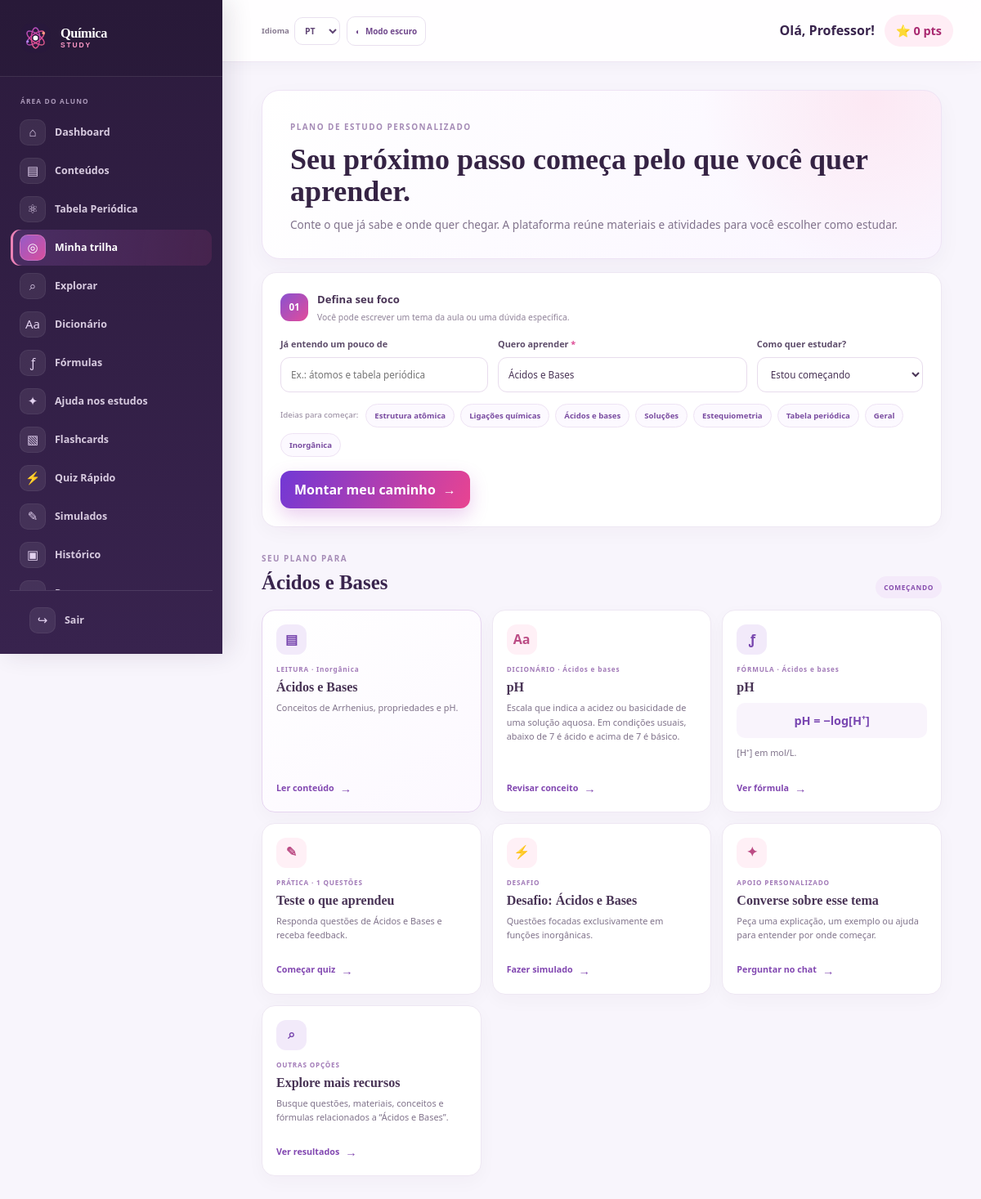
Screenshot of /aluno/trilha.php?preciso=Ácidos e Bases (signed in) with the database file from the repository.
### tables this page shows
CREATE TABLE `usuarios` (
  `id` int(11) NOT NULL,
  `nome` varchar(100) NOT NULL,
  `email` varchar(100) NOT NULL,
  `senha` varchar(255) NOT NULL,
  `tipo` enum('aluno','admin') DEFAULT 'aluno',
  `pontos` int(11) DEFAULT 0,
  `criado_em` timestamp NOT NULL DEFAULT current_timestamp(),
  `avatar_key` varchar(20) NOT NULL DEFAULT 'atom',
  `foto_perfil` varchar(255) DEFAULT NULL
);

CREATE TABLE `conteudos` (
  `id` int(11) NOT NULL,
  `titulo` varchar(150) NOT NULL,
  `resumo` text NOT NULL,
  `conteudo_completo` longtext NOT NULL,
  `categoria` varchar(50) NOT NULL,
  `criado_em` timestamp NOT NULL DEFAULT current_timestamp()
);

CREATE TABLE `simulados` (
  `id` int(11) NOT NULL,
  `titulo` varchar(150) NOT NULL,
  `descricao` text DEFAULT NULL,
  `conteudo_id` int(11) DEFAULT NULL,
  `criado_em` timestamp NOT NULL DEFAULT current_timestamp()
);

### includes/funcoes.php (called while the page is built, shortened)
<?php
function escape($string) {
    return htmlspecialchars($string, ENT_QUOTES, 'UTF-8');
}
?>

### includes/auth.php (called while the page is built, shortened)
<?php
function getUsuarioLogado() {
    if (isset($_SESSION['usuario_id'])) {
        return [
            'id' => $_SESSION['usuario_id'],
            'nome' => $_SESSION['usuario_nome'],
            'tipo' => $_SESSION['usuario_tipo'],
            'pontos' => $_SESSION['usuario_pontos'] ?? 0
        ];
    }
    return null;
}
?>

### includes/formula-data.php (called while the page is built)
<?php
return [
 ['nome'=>'Quantidade de matéria','formula'=>'n = m / M','unidade'=>'n em mol · m em g · M em g/mol','tema'=>'Estequiometria','descricao'=>'Converte massa em quantidade de matéria.'],
 ['nome'=>'Número de partículas','formula'=>'N = n · Nₐ','unidade'=>'N em partículas · n em mol · Nₐ = 6,022 × 10²³ mol⁻¹','tema'=>'Estequiometria','descricao'=>'Relaciona mol à quantidade de átomos, moléculas ou íons.'],
 ['nome'=>'Concentração molar','formula'=>'C = n / V','unidade'=>'C em mol/L · n em mol · V em L','tema'=>'Soluções','descricao'=>'Calcula a quantidade de soluto por volume de solução.'],
 ['nome'=>'Diluição','formula'=>'C₁ · V₁ = C₂ · V₂','unidade'=>'Use a mesma unidade de volume nos dois lados.','tema'=>'Soluções','descricao'=>'Usada quando se adiciona solvente sem alterar a quantidade de soluto.'],
 ['nome'=>'Densidade','formula'=>'d = m / V','unidade'=>'d em g/mL ou g/cm³ · m em g · V em mL ou cm³','tema'=>'Propriedades da matéria','descricao'=>'Massa dividida pelo volume da amostra.'],
 ['nome'=>'Quantidade de calor','formula'=>'Q = m · c · ΔT','unidade'=>'Q em J · m em g · c em J/(g·°C) · ΔT em °C','tema'=>'Termoquímica','descricao'=>'Calcula o calor sensível em mudanças de temperatura sem mudança de estado.'],
 ['nome'=>'Variação de entalpia','formula'=>'ΔH = Hprodutos − Hreagentes','unidade'=>'Geralmente expressa em kJ/mol.','tema'=>'Termoquímica','descricao'=>'ΔH negativo indica processo exotérmico; positivo, endotérmico.'],
 ['nome'=>'Equação de Clapeyron','formula'=>'P · V = n · R · T','unidade'=>'Use unidades compatíveis com R; T sempre em kelvin.','tema'=>'Gases','descricao'=>'Modelo para o comportamento de um gás ideal.'],
 ['nome'=>'pH','formula'=>'pH = −log[H⁺]','unidade'=>'[H⁺] em mol/L.','tema'=>'Ácidos e bases','descricao'=>'Calcula o pH a partir da concentração de íons H⁺.'],
 ['nome'=>'Número de massa','formula'=>'A = Z + n⁰','unidade'=>'A: número de massa · Z: prótons · n⁰: nêutrons','tema'=>'Estrutura atômica','descricao'=>'Soma prótons e nêutrons do núcleo.']
];

### aluno/trilha.php (the view, shortened to what this page needs)
<?php
$titulo_pagina='Minha trilha de aprendizagem'; $css_extra='study-tools.css'; $script_extra='study-path.js'; require_once '../includes/header.php';
$tema=trim((string)($_GET['preciso']??'')); $ja_sei=trim((string)($_GET['ja_sei']??'')); $nivel=(string)($_GET['nivel']??'iniciando');
$nivel=in_array($nivel,['iniciando','revisando','aprofundando'],true)?$nivel:'iniciando';
$categorias=$pdo->query('SELECT DISTINCT categoria FROM conteudos ORDER BY categoria')->fetchAll(PDO::FETCH_COLUMN);
$conteudos=$simulados=[]; $termosEncontrados=$formulasEncontradas=[]; $questoesPorConteudo=[];
if($tema!==''){
 $like='%'.$tema.'%';
 $stmt=$pdo->prepare('SELECT id,titulo,resumo,categoria FROM conteudos WHERE titulo LIKE :q1 OR resumo LIKE :q2 OR categoria LIKE :q3 ORDER BY titulo LIMIT 8');$stmt->execute(['q1'=>$like,'q2'=>$like,'q3'=>$like]);$conteudos=$stmt->fetchAll();
 $termos=require '../includes/dictionary-data.php';$formulas=require '../includes/formula-data.php';
 $contains=static fn($text)=>mb_stripos($text,$tema,0,'UTF-8')!==false;
 $termosEncontrados=array_slice(array_values(array_filter($termos,fn($t)=>$contains($t['termo'].' '.$t['categoria'].' '.$t['definicao']))),0,4);
 $formulasEncontradas=array_slice(array_values(array_filter($formulas,fn($f)=>$contains($f['nome'].' '.$f['tema'].' '.$f['descricao']))),0,4);
 if($conteudos){$ids=array_map(static fn($item)=>(int)$item['id'],$conteudos);$marks=implode(',',array_fill(0,count($ids),'?'));$stmt=$pdo->prepare("SELECT conteudo_id,COUNT(*) AS total FROM questoes WHERE conteudo_id IN ($marks) AND tipo='multipla' GROUP BY conteudo_id");$stmt->execute($ids);foreach($stmt->fetchAll() as $row)$questoesPorConteudo[(int)$row['conteudo_id']]=(int)$row['total'];$stmt=$pdo->prepare("SELECT id,titulo,descricao,conteudo_id FROM simulados WHERE conteudo_id IN ($marks) ORDER BY id DESC");$stmt->execute($ids);$simulados=$stmt->fetchAll();}
}
$searchUrl='explorar.php?q='.rawurlencode($tema);$chatUrl='chat.php?tema='.rawurlencode($tema);
?>
<section class="tools-hero path-hero"><span class="panel-eyebrow">PLANO DE ESTUDO PERSONALIZADO</span><h1>Seu próximo passo começa pelo que você quer aprender.</h1><p>Conte o que já sabe e onde quer chegar. A plataforma reúne materiais e atividades para você escolher como estudar.</p></section>
<form class="path-form" method="GET"><div class="path-form-heading"><span>01</span><div><strong>Defina seu foco</strong><small>Você pode escrever um tema da aula ou uma dúvida específica.</small></div></div><div class="path-fields"><label>Já entendo um pouco de <input name="ja_sei" value="<?= escape($ja_sei) ?>" placeholder="Ex.: átomos e tabela periódica"></label><label><span>Quero aprender <b>*</b></span><input name="preciso" value="<?= escape($tema) ?>" placeholder="Ex.: ligações químicas, pH, mol..." required></label><label>Como quer estudar?<select name="nivel"><option value="iniciando" <?= $nivel==='iniciando'?'selected':'' ?>>Estou começando</option><option value="revisando" <?= $nivel==='revisando'?'selected':'' ?>>Quero revisar e praticar</option><option value="aprofundando" <?= $nivel==='aprofundando'?'selected':'' ?>>Quero me desafiar</option></select></label></div><div class="topic-chips"><span>Ideias para começar:</span><?php foreach(array_slice(array_unique(array_merge(['Estrutura atômica','Ligações químicas','Ácidos e bases','Soluções','Estequiometria','Tabela periódica'],$categorias)),0,8) as $chip): ?><button type="button" data-topic="<?= escape($chip) ?>"><?= escape($chip) ?></button><?php endforeach; ?></div><button class="btn btn-primary path-submit" type="submit">Montar meu caminho <span>→</span></button></form>
<?php if($tema!==''): ?><section class="path-results"><header class="path-results-heading"><div><span class="panel-eyebrow">SEU PLANO PARA</span><h2><?= escape($tema) ?></h2><?php if($ja_sei): ?><p>Partindo do que você já conhece: <strong><?= escape($ja_sei) ?></strong></p><?php endif; ?></div><span class="path-level"><?= $nivel==='iniciando'?'COMEÇANDO':($nivel==='revisando'?'REVISÃO E PRÁTICA':'DESAFIO') ?></span></header>
<div class="path-option-grid">
<?php if($conteudos): foreach($conteudos as $item): ?><article class="path-option path-option-featured"><span class="path-option-icon">▤</span><small>LEITURA · <?= escape($item['categoria']) ?></small><h3><?= escape($item['titulo']) ?></h3><p><?= escape($item['resumo']) ?></p><a href="conteudo.php?id=<?= (int)$item['id'] ?>">Ler conteúdo <b>→</b></a></article><?php endforeach; endif; ?>
<?php if($termosEncontrados): foreach($termosEncontrados as $item): ?><article class="path-option"><span class="path-option-icon pink">Aa</span><small>DICIONÁRIO · <?= escape($item['categoria']) ?></small><h3><?= escape($item['termo']) ?></h3><p><?= escape($item['definicao']) ?></p><a href="dicionario.php?q=<?= rawurlencode($item['termo']) ?>">Revisar conceito <b>→</b></a></article><?php endforeach; endif; ?>
<?php if($formulasEncontradas): foreach($formulasEncontradas as $item): ?><article class="path-option"><span class="path-option-icon">ƒ</span><small>FÓRMULA · <?= escape($item['tema']) ?></small><h3><?= escape($item['nome']) ?></h3><div class="path-formula"><?= escape($item['formula']) ?></div><p><?= escape($item['unidade']) ?></p><a href="formulas.php?q=<?= rawurlencode($item['nome']) ?>">Ver fórmula <b>→</b></a></article><?php endforeach; endif; ?>
<?php foreach($conteudos as $item): if(($questoesPorConteudo[(int)$item['id']]??0)>0): ?><article class="path-option"><span class="path-option-icon pink">✎</span><small>PRÁTICA · <?= (int)$questoesPorConteudo[(int)$item['id']] ?> QUESTÕES</small><h3>Teste o que aprendeu</h3><p>Responda questões de <?= escape($item['titulo']) ?> e receba feedback.</p><a href="quiz.php?conteudo=<?= (int)$item['id'] ?>">Começar quiz <b>→</b></a></article><?php endif; endforeach; ?>
<?php foreach($simulados as $item): ?><article class="path-option"><span class="path-option-icon pink">⚡</span><small>DESAFIO</small><h3><?= escape($item['titulo']) ?></h3><p><?= escape($item['descricao']??'Pratique esse assunto em um simulado.') ?></p><a href="simulado.php?id=<?= (int)$item['id'] ?>">Fazer simulado <b>→</b></a></article><?php endforeach; ?>
<article class="path-option"><span class="path-option-icon pink">✦</span><small>APOIO PERSONALIZADO</small><h3>Converse sobre esse tema</h3><p>Peça uma explicação, um exemplo ou ajuda para entender por onde começar.</p><a href="<?= escape($chatUrl) ?>">Perguntar no chat <b>→</b></a></article>
<article class="path-option"><span class="path-option-icon">⌕</span><small>OUTRAS OPÇÕES</small><h3>Explore mais recursos</h3><p>Busque questões, materiais, conceitos e fórmulas relacionados a “<?= escape($tema) ?>”.</p><a href="<?= escape($searchUrl) ?>">Ver resultados <b>→</b></a></article>
</div></section><?php else: ?><section class="path-empty-prompt"><span>✧</span><div><strong>Seu plano aparece aqui.</strong><p>Escreva um assunto acima para receber opções de leitura, revisão, exercícios e ajuda.</p></div></section><?php endif; ?>
<?php require_once '../includes/footer.php'; ?>

### includes/header.php (shortened to what this page needs)
<?php
require_once __DIR__ . '/auth.php';
require_once __DIR__ . '/conexao.php';
require_once __DIR__ . '/funcoes.php';
$usuario = getUsuarioLogado();
$pagina_atual = basename($_SERVER['PHP_SELF']);
$stmt_pts = $pdo->prepare("SELECT pontos, avatar_key, foto_perfil FROM usuarios WHERE id = :id");
$stmt_pts->execute(['id' => $usuario['id']]);
$usuario_perfil = $stmt_pts->fetch();
$pontos_atualizados = $usuario_perfil['pontos'];
$usuario['pontos'] = $pontos_atualizados;
$usuario['avatar_key'] = $usuario_perfil['avatar_key'];
$usuario['foto_perfil'] = $usuario_perfil['foto_perfil'];
?>
<!DOCTYPE html>
<html lang="pt-BR">
<head>
    <link rel="stylesheet" href="../css/style.css?v=20261010-preferences">
    <link rel="stylesheet" href="../css/dashboard.css?v=20261010-preferences">
    <link rel="stylesheet" href="../css/preferences.css?v=20261010-agenda-calendar">
    <?php if (isset($css_extra)): ?>
        <link rel="stylesheet" href="../css/<?= escape($css_extra) ?>?v=20261010-agenda-calendar">
    <?php endif; ?>
</head>
<body class="dashboard-body student-app" data-user-role="<?= escape($usuario['tipo']) ?>">
    <div class="app-container">
        <aside class="sidebar" id="sidebar">
            <div class="sidebar-header">
                <a href="../aluno/dashboard.php" class="logo brand-logo"><img src="../assets/logo-chem.svg" alt=""><span class="brand-name">Química<span>STUDY</span></span></a>
            </div>
            <nav class="sidebar-nav">
                <a href="dashboard.php" class="nav-item <?= $pagina_atual == 'dashboard.php' ? 'active' : '' ?>">
                    <span class="icon">📊</span> Dashboard
                </a>
                <a href="conteudos.php" class="nav-item <?= in_array($pagina_atual, ['conteudos.php', 'conteudo.php']) ? 'active' : '' ?>">
                    <span class="icon">📚</span> Conteúdos
                </a>
                <a href="tabela-periodica.php" class="nav-item <?= $pagina_atual == 'tabela-periodica.php' ? 'active' : '' ?>">
                    <span class="icon">⚛️</span> Tabela Periódica
                </a>
                <a href="trilha.php" class="nav-item <?= $pagina_atual == 'trilha.php' ? 'active' : '' ?>"><span class="icon">◎</span> Minha trilha</a>
                <a href="explorar.php" class="nav-item <?= $pagina_atual == 'explorar.php' ? 'active' : '' ?>"><span class="icon">⌕</span> Explorar</a>
                <a href="dicionario.php" class="nav-item <?= $pagina_atual == 'dicionario.php' ? 'active' : '' ?>"><span class="icon">Aa</span> Dicionário</a>
                <a href="formulas.php" class="nav-item <?= $pagina_atual == 'formulas.php' ? 'active' : '' ?>"><span class="icon">ƒ</span> Fórmulas</a>
                <a href="chat.php" class="nav-item <?= $pagina_atual == 'chat.php' ? 'active' : '' ?>"><span class="icon">✦</span> Ajuda nos estudos</a>
                <a href="flashcards.php" class="nav-item <?= $pagina_atual == 'flashcards.php' ? 'active' : '' ?>">
                    <span class="icon">🧠</span> Flashcards
                </a>
                <a href="quiz.php" class="nav-item <?= $pagina_atual == 'quiz.php' ? 'active' : '' ?>">
                    <span class="icon">⚡</span> Quiz Rápido
                </a>
                <a href="simulados.php" class="nav-item <?= in_array($pagina_atual, ['simulados.php', 'simulado.php', 'resultado.php']) ? 'active' : '' ?>">
                    <span class="icon">📝</span> Simulados
                </a>
                <a href="historico.php" class="nav-item <?= $pagina_atual == 'historico.php' ? 'active' : '' ?>">
                    <span class="icon">📜</span> Histórico
                </a>
                <a href="progresso.php" class="nav-item <?= $pagina_atual == 'progresso.php' ? 'active' : '' ?>">
                    <span class="icon">📈</span> Progresso
                </a>
            </nav>
            <div class="sidebar-footer">
                <a href="../logout.php" class="nav-item logout">
                    <span class="icon">🚪</span> Sair
                </a>
            </div>
        </aside>
        <main class="main-content">
            <header class="topbar">
                <div class="appearance-controls"><label for="language-select" class="language-control"><span>Idioma</span><select id="language-select" aria-label="Idioma"><option value="pt">PT</option><option value="en">EN</option><option value="es">ES</option></select></label><button type="button" class="theme-toggle" id="theme-toggle" aria-label="Alternar tema" aria-pressed="false"><span aria-hidden="true">◐</span><span id="theme-label">Modo escuro</span></button></div>
                <div class="user-info">
                    <span class="user-name">Olá, <?= escape($usuario['nome']) ?>!</span>
                    <span class="user-points">⭐ <?= $usuario['pontos'] ?> pts</span>
                </div>
            </header>
            <div class="content-wrapper">

### rows the page displays
usuarios: pontos "0"
conteudos: categoria "Inorgânica", titulo "Ácidos e Bases", resumo "Conceitos de Arrhenius, propriedades e pH.", id "1"
simulados: titulo "Desafio: Ácidos e Bases", descricao "Questões focadas exclusivamente em funções inorgânicas."

### other values shown
$usuario['nome'] "Professor"
$chip "Estrutura atômica"
$chip "Ligações químicas"
$chip "Ácidos e bases"
$chip "Soluções"
$chip "Estequiometria"
$chip "Tabela periódica"
$chip "Geral"
$chip "Inorgânica"
$tema "Ácidos e Bases"
$item['categoria'] "Ácidos e bases"
$item['termo'] "pH"
$item['definicao'] "Escala que indica a acidez ou basicidade de uma solução aquosa. Em condições usuais, abaixo de 7 é ácido e acima de 7 é básico."
$item['tema'] "Ácidos e bases"
$item['nome'] "pH"
